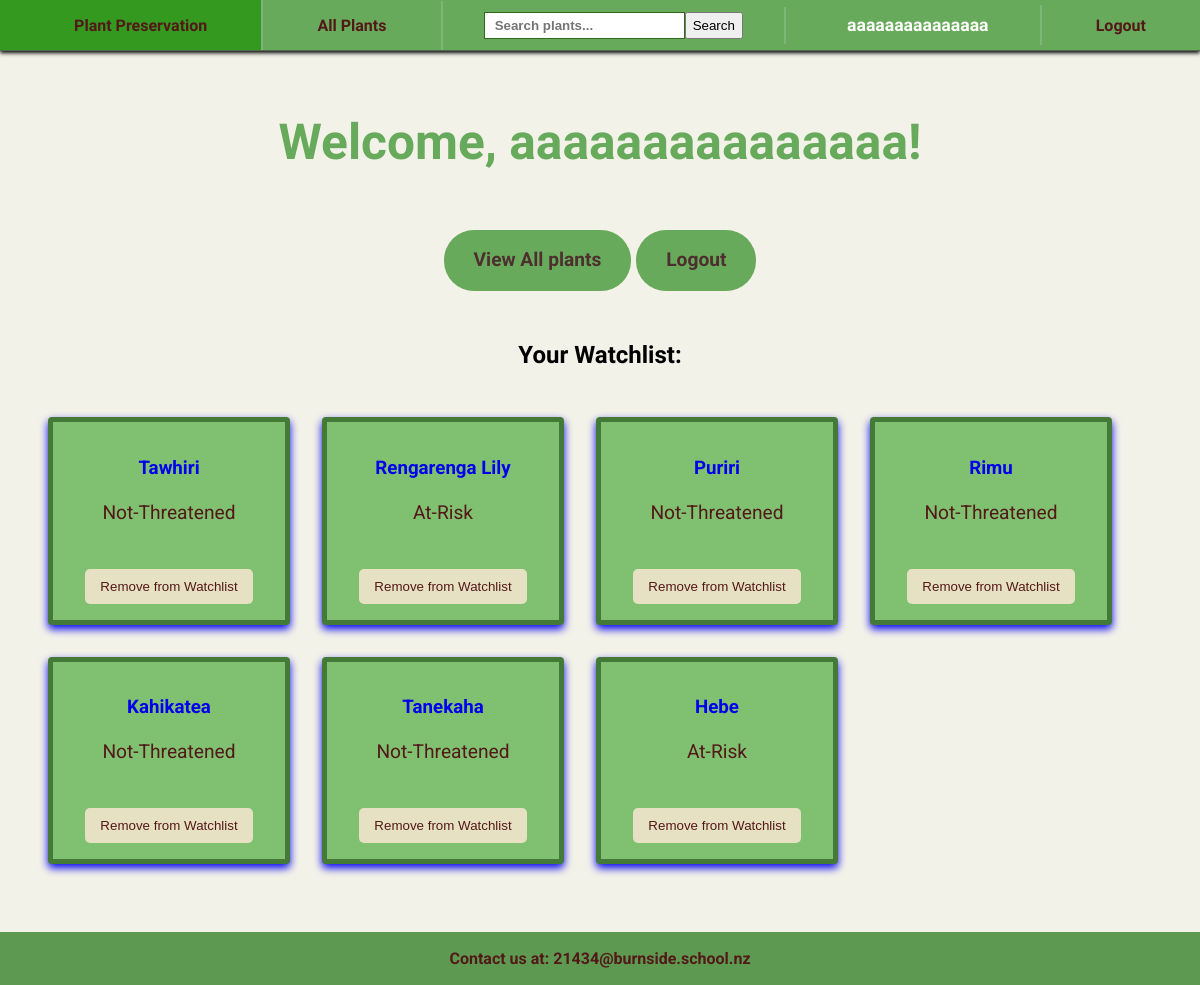
The page / (signed in) on the database its author committed.
### tables this page shows
CREATE TABLE Plant (id INTEGER PRIMARY KEY AUTOINCREMENT, name TEXT NOT NULL, status INTEGER, family TEXT, scientific_name TEXT, image TEXT);

### routes.py (the view)
@app.route('/')
def homepage():
    username = session.get('username')
    if username:
        params = []
        query = """
            SELECT plant.* FROM Plant
            JOIN Watchlist ON Plant.id = Watchlist.plant_id
            JOIN User ON User.id = Watchlist.user_id
            WHERE User.username = ?;
            """
        params.append(username)
        plant = db_query(query, False, params)
    else:
        plant = []
    return render_template("home.html", plant=plant, username=username)

### routes.py (called while the page is built)
def db_query(query, single=False, params=()):
    conn = sqlite3.connect('plant.db')
    cursor = conn.cursor()
    cursor.execute(query, params)
    if single:
        result = cursor.fetchone()
    else:
        result = cursor.fetchall()
    conn.close()
    return result

### templates/home.html (shortened to what this page needs)
{% extends "layout.html" %}
{% block content %}
<div class="home-page">
    {% if username %}
        <h1>Welcome, {{ username }}!</h1>
        <p><a href="/all_plant" class="homepage-button">View All plants</a>
            <a href="/logout" class="homepage-button">Logout</a>
        </p>
        <h2>Your Watchlist:</h2>
        <div class="card-container">
            {% if plant %}
                {% for watched in plant %}
                    <a href="/plant/{{ watched[0]}}" class="watchlist-link">
                        <div class="card">
                        <h3>{{ watched[1] }}</h3>
                        <p>{{ watched[2] }}</p>
                        <form action="/remove_watchlist/{{ watched[0] }}" method="POST">
                            <button type="submit" class="watchlist-button">Remove from Watchlist</button>
                        </form>
                        </div>
                    </a>
                {% endfor %}
            {% else %}
                <p>Your watchlist is empty.</p>
            {% endif %}
        </div>
    {% endif %}
</div>
{% endblock %}

### static/style.css (style rules this page uses)
body { font-family: "Roboto", monospace; color: rgb(0, 0, 0); margin: 0; padding-top: 40px; height: 100%; }
h1, h2 { font-family: "Comfortaa", monospace; text-align: center; }
.home-page { display: flex; flex-direction: column; justify-content: center; align-items: center; min-height: 80vh; text-align: center; background-color: rgb(243, 242, 233); padding: 40px 20px; }
.home-page h1 { font-size: 3.1em; font-family: "Comfortaa", sans-serif; color: rgb(104, 170, 91); margin-bottom: 20px; }
.home-page p { font-size: 1.2em; color: rgb(83, 24, 24); margin-bottom: 30px; max-width: 800px; line-height: 1.6; }
.homepage-button { display: inline-block; padding: 15px 30px; background-color: rgb(104, 170, 91); color: rgb(78, 47, 47); text-decoration: none; border-radius: 30px; font-weight: bold; margin-top: 20px; }
.card-container { display: flex; flex-wrap: wrap; gap: 16px; padding: 20px; }
.card { border: 5px solid rgb(67, 122, 55); border-radius: 4px; padding: 16px; margin: 8px; width: 200px; background-color: rgb(127, 192, 113) ; box-shadow: 0 4px 8px; }
.watchlist-link { text-decoration: none; }
.watchlist-button { background-color: rgb(231, 225, 195); color: rgb(83, 24, 24); border: none; padding: 10px 15px; cursor: pointer; border-radius: 5px; margin-top: 10px; }

### rows shown on the page
Plant: name "Tawhiri", status "Not-Threatened"
Plant: name "Rengarenga Lily", status "At-Risk"
Plant: name "Puriri", status "Not-Threatened"
Plant: name "Rimu", status "Not-Threatened"
Plant: name "Kahikatea", status "Not-Threatened"
Plant: name "Tanekaha", status "Not-Threatened"
Plant: name "Hebe", status "At-Risk"

### other values the page prints
{{ session['username'] }} "aaaaaaaaaaaaaaa"
{{ username }} "aaaaaaaaaaaaaaa"
